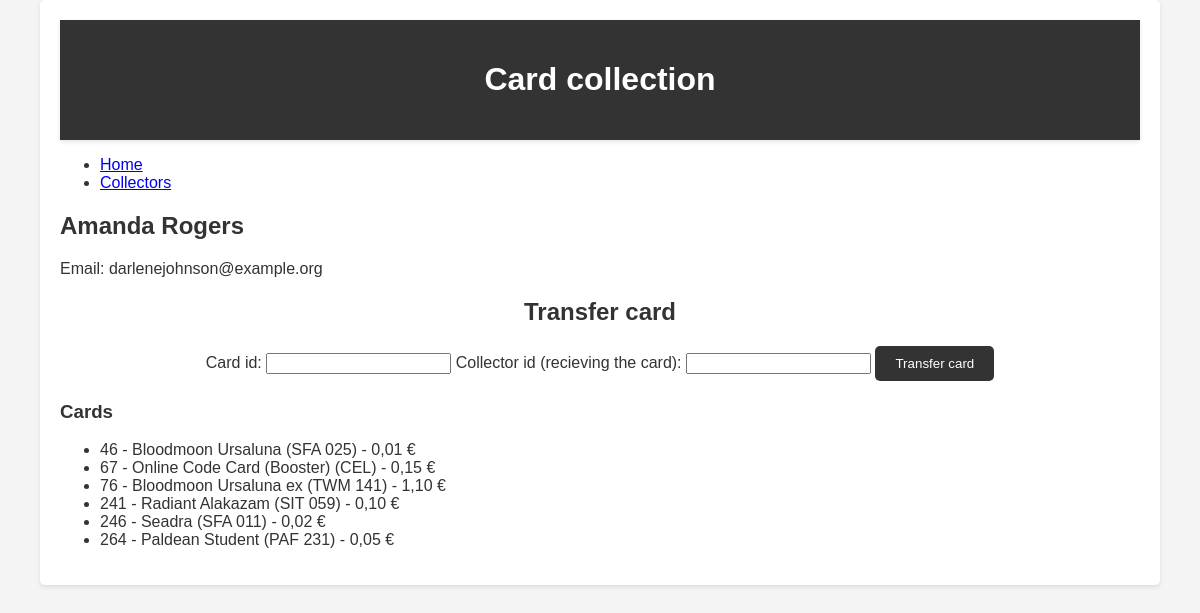
Screenshot of /collector/1 with the database file from the repository.
### tables this page shows
CREATE TABLE ZBIRATELJ(
                id_zbiratelj INTEGER PRIMARY KEY,
                ime VARCHAR(255) NOT NULL,
                priimek VARCHAR(255) NOT NULL,
                eposta VARCHAR(255)
                );

CREATE TABLE KARTA(
                id_karta INTEGER PRIMARY KEY,
                ime VARCHAR(255) NOT NULL,
                zaloga INT NOT NULL,
                cena INT NOT NULL,
                slika VARCHAR(255) NOT NULL
                );

### app.py (the view)
@app.route('/collector/<int:id>')
def collector(id):
    conn = get_db_connection()
    collector = conn.execute('SELECT * FROM ZBIRATELJ WHERE id_zbiratelj = ?', (id,)).fetchone()
    cards = conn.execute('''
        SELECT KARTA.* FROM KARTA
        JOIN ZBIRATELJ_KARTA ON KARTA.id_karta = ZBIRATELJ_KARTA.id_karta
        WHERE ZBIRATELJ_KARTA.id_zbiratelj = ?
    ''', (id,)).fetchall()
    conn.close()
    return render_template('collector.html', collector=collector, cards=cards)

### app.py (called while the page is built)
def get_db_connection():
    conn = sqlite3.connect('cards.db')
    conn.row_factory = sqlite3.Row
    return conn

### templates/collector.html (shortened to what this page needs)
{% extends 'base.html' %}
{% block content %}
<h2>{{ collector['ime'] }} {{ collector['priimek'] }}</h2>
<p>Email: {{ collector['eposta'] }}</p>
<form action="/transfer_card" method="post" class="transfer-card-form">
    <h2>Transfer card</h2>
    <label for="card_id">Card id:</label>
    <input type="number" id="card_id" name="card_id" required>
    <label for="new_collector_id">Collector id (recieving the card):</label>
    <input type="number" id="new_collector_id" name="new_collector_id" required>
    <button type="submit">Transfer card</button>
</form>
<h3>Cards</h3>
<ul>
    {% for card in cards %}
    <li>
        {{ card['id_karta'] }} - {{ card['ime'] }} - {{ card['cena'] }}
    </li>
    {% endfor %}
</ul>
{% endblock %}

### static/style.css (style rules this page uses)
body { font-family: Arial, sans-serif; background-color: #f4f4f4; color: #333; margin: 0; padding: 0; }
form { margin: 20px 0; text-align: center; }
form button { padding: 10px 20px; background-color: #333; color: #fff; border: none; border-radius: 5px; cursor: pointer; transition: background-color 0.3s; }

### rows the page displays
ZBIRATELJ: ime "Amanda", priimek "Rogers", eposta "darlenejohnson@example.org"
KARTA: id_karta "46", ime "Bloodmoon Ursaluna (SFA 025)", cena "0,01 €"
KARTA: id_karta "67", ime "Online Code Card (Booster) (CEL)", cena "0,15 €"
KARTA: id_karta "76", ime "Bloodmoon Ursaluna ex (TWM 141)", cena "1,10 €"
KARTA: id_karta "241", ime "Radiant Alakazam (SIT 059)", cena "0,10 €"
KARTA: id_karta "246", ime "Seadra (SFA 011)", cena "0,02 €"
KARTA: id_karta "264", ime "Paldean Student (PAF 231)", cena "0,05 €"
